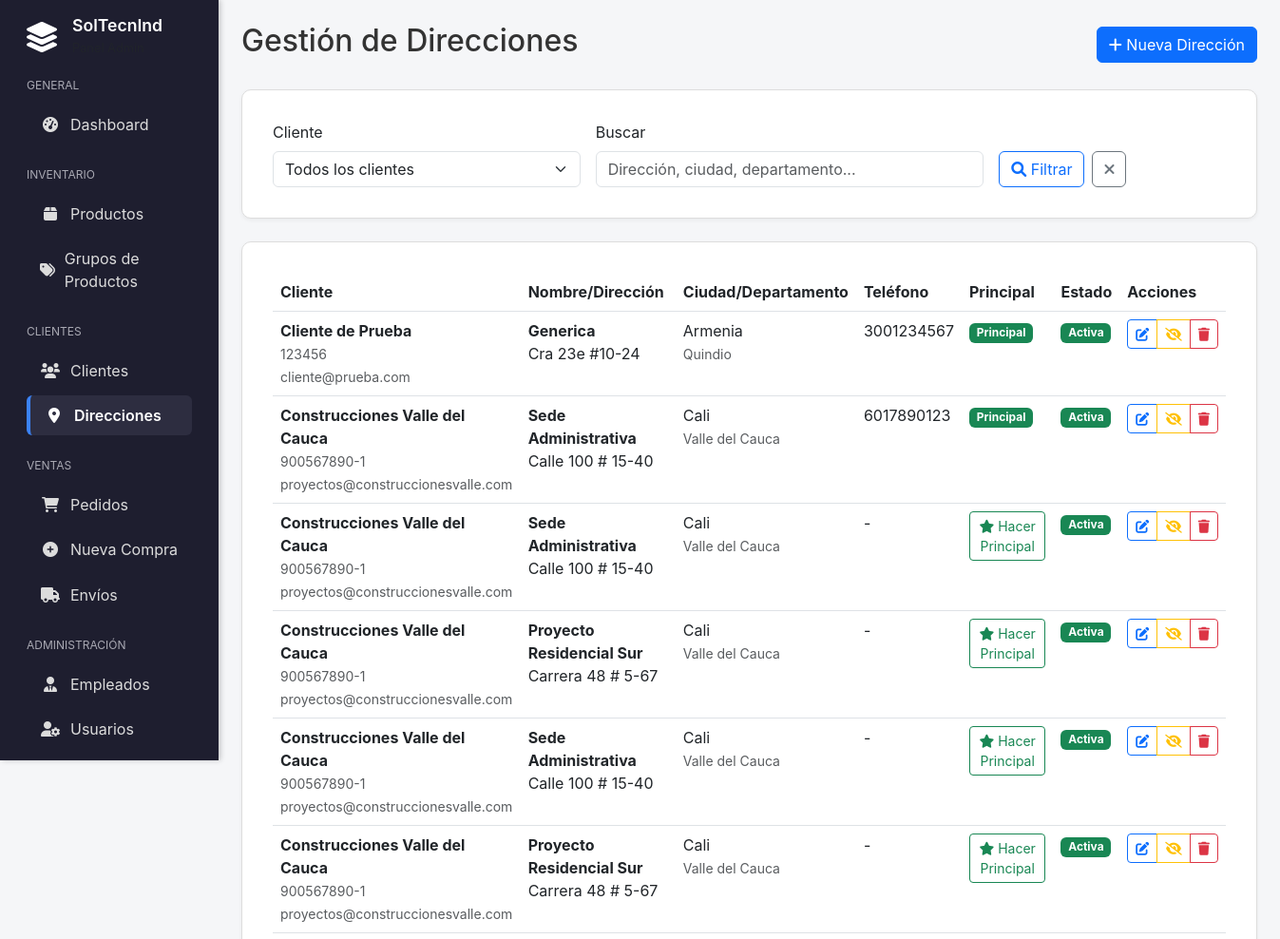
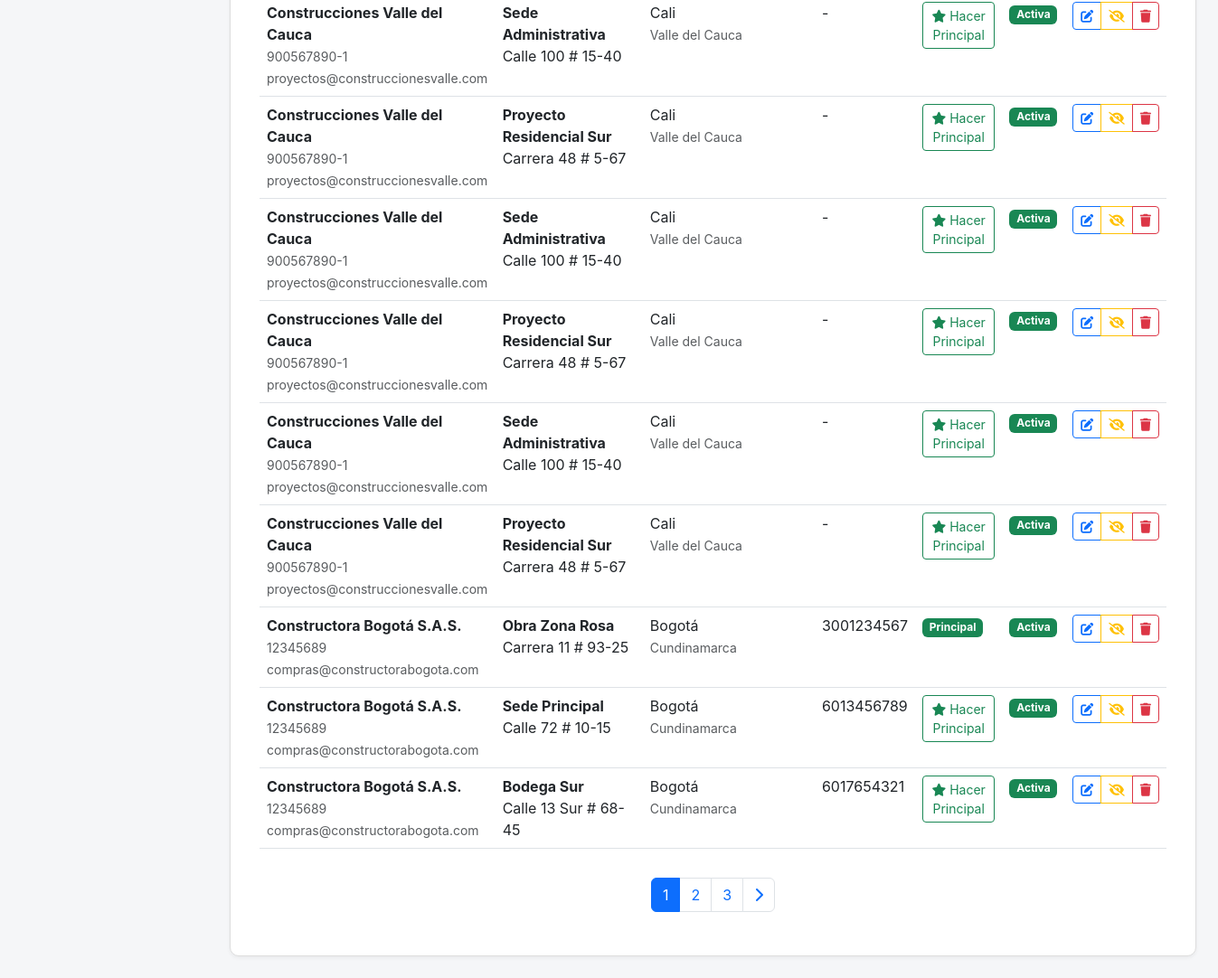
The page /admin/direcciones.php on the database its author committed (2 pictures, top to bottom).
### tables this page shows
CREATE TABLE `direcciones_clientes` (
  `id` int(11) NOT NULL,
  `cliente_id` int(11) NOT NULL,
  `nombre` varchar(100) NOT NULL COMMENT 'Nombre identificador de la dirección',
  `direccion` text NOT NULL,
  `ciudad` varchar(100) NOT NULL,
  `departamento` varchar(100) DEFAULT NULL,
  `codigo_postal` varchar(20) DEFAULT NULL,
  `telefono` varchar(20) DEFAULT NULL,
  `contacto_receptor` varchar(255) DEFAULT NULL COMMENT 'Nombre de la persona que recibe en esta direcci??n',
  `documento_receptor` varchar(50) DEFAULT NULL COMMENT 'Documento de identidad del receptor',
  `zona_entrega` varchar(50) DEFAULT NULL COMMENT 'Norte, Sur, Centro, etc.',
  `tiempo_entrega_estimado` int(11) DEFAULT NULL COMMENT 'Días hábiles estimados',
  `es_principal` tinyint(1) DEFAULT 0,
  `es_facturacion` tinyint(1) DEFAULT 0,
  `es_envio` tinyint(1) DEFAULT 1,
  `activo` tinyint(1) DEFAULT 1,
  `created_at` timestamp NOT NULL DEFAULT current_timestamp(),
  `updated_at` timestamp NOT NULL DEFAULT current_timestamp() ON UPDATE current_timestamp()
);

CREATE TABLE `clientes` (
  `id` int(11) NOT NULL,
  `nombre` varchar(255) NOT NULL,
  `numero_documento` varchar(50) NOT NULL,
  `tipo_documento` enum('CC','NIT','CE','TI') DEFAULT 'CC',
  `email` varchar(255) DEFAULT NULL,
  `telefono` varchar(20) DEFAULT NULL,
  `direccion_principal` text DEFAULT NULL,
  `ciudad` varchar(100) DEFAULT NULL,
  `contacto_principal` varchar(255) DEFAULT NULL,
  `empleado_asignado` int(11) DEFAULT NULL,
  `activo` tinyint(1) DEFAULT 1,
  `created_at` timestamp NOT NULL DEFAULT current_timestamp(),
  `updated_at` timestamp NOT NULL DEFAULT current_timestamp() ON UPDATE current_timestamp()
);

### admin/direcciones.php (the view, shortened to what this page needs)
<?php
require_once '../includes/LayoutManager.php';
$pdo = getConnection();
$search = $_GET['search'] ?? '';
$cliente_filter = $_GET['cliente'] ?? '';
$page = max(1, $_GET['page'] ?? 1);
$limit = 15;
$offset = ($page - 1) * $limit;
$where_conditions = [];
$params = [];
$where_clause = !empty($where_conditions) ? "WHERE " . implode(" AND ", $where_conditions) : "";
$count_sql = "SELECT COUNT(*) as total FROM direcciones_clientes d INNER JOIN clientes c ON d.cliente_id = c.id {$where_clause}";
$count_stmt = $pdo->prepare($count_sql);
$count_stmt->execute($params);
$total_direcciones = $count_stmt->fetch()['total'];
$total_pages = ceil($total_direcciones / $limit);
$sql = "SELECT d.*,
               c.nombre as cliente_nombre,
               c.email as cliente_email,
               c.numero_documento
        FROM direcciones_clientes d
        INNER JOIN clientes c ON d.cliente_id = c.id
        {$where_clause}
        ORDER BY c.nombre ASC, d.es_principal DESC, d.created_at DESC
        LIMIT {$limit} OFFSET {$offset}";
$stmt = $pdo->prepare($sql);
$stmt->execute($params);
$direcciones = $stmt->fetchAll();
?>
<div class="d-flex justify-content-between align-items-center mb-4">
    <h2>Gestión de Direcciones</h2>
    <button class="btn btn-primary" data-bs-toggle="modal" data-bs-target="#modalDireccion">
        <i class="fas fa-plus"></i> Nueva Dirección
    </button>
</div>
<div class="card mb-4">
    <div class="card-body">
        <form method="GET" class="row g-3">
            <div class="col-md-4">
                <label for="cliente" class="form-label">Cliente</label>
                <select class="form-select" id="cliente" name="cliente">
                    <option value="">Todos los clientes</option>
                </select>
            </div>
            <div class="col-md-5">
                <label for="search" class="form-label">Buscar</label>
                <input type="text" class="form-control" id="search" name="search"
                       value="<?php echo htmlspecialchars($search); ?>"
                       placeholder="Dirección, ciudad, departamento...">
            </div>
            <div class="col-md-3 d-flex align-items-end">
                <button type="submit" class="btn btn-outline-primary me-2">
                    <i class="fas fa-search"></i> Filtrar
                </button>
                <a href="direcciones.php" class="btn btn-outline-secondary">
                    <i class="fas fa-times"></i>
                </a>
            </div>
        </form>
    </div>
</div>
<div class="card">
    <div class="card-body">
        <div class="table-responsive">
            <table class="table table-hover">
                <thead>
                    <tr>
                        <th>Cliente</th>
                        <th>Nombre/Dirección</th>
                        <th>Ciudad/Departamento</th>
                        <th>Teléfono</th>
                        <th>Principal</th>
                        <th>Estado</th>
                        <th>Acciones</th>
                    </tr>
                </thead>
                <tbody>
                    <?php if (empty($direcciones)): ?>
                        <tr>
                            <td colspan="6" class="text-center text-muted py-4">
                                No se encontraron direcciones
                            </td>
                        </tr>
                    <?php else: ?>
                        <?php foreach ($direcciones as $direccion): ?>
                        <tr>
                            <td>
                                <strong><?php echo htmlspecialchars($direccion['cliente_nombre']); ?></strong><br>
                                <small class="text-muted">
                                    <?php echo htmlspecialchars($direccion['numero_documento']); ?><br>
                                    <?php echo htmlspecialchars($direccion['cliente_email']); ?>
                                </small>
                            </td>
                            <td>
                                <strong><?php echo htmlspecialchars($direccion['nombre']); ?></strong><br>
                                <?php echo htmlspecialchars($direccion['direccion']); ?>
                            </td>
                            <td>
                                <?php echo htmlspecialchars($direccion['ciudad']); ?><br>
                                <small class="text-muted"><?php echo htmlspecialchars($direccion['departamento']); ?></small>
                            </td>
                            <td><?php echo htmlspecialchars($direccion['telefono'] ?: '-'); ?></td>
                            <td>
                                <?php if ($direccion['es_principal']): ?>
                                    <span class="badge bg-success">Principal</span>
                                <?php else: ?>
                                    <button class="btn btn-outline-success btn-sm" onclick="setPrincipal(<?php echo $direccion['id']; ?>)">
                                        <i class="fas fa-star"></i> Hacer Principal
                                    </button>
                                <?php endif; ?>
                            </td>
                            <td>
                                <span class="badge bg-<?php echo $direccion['activo'] ? 'success' : 'secondary'; ?>">
                                    <?php echo $direccion['activo'] ? 'Activa' : 'Inactiva'; ?>
                                </span>
                            </td>
                            <td>
                                <div class="btn-group btn-group-sm">
                                    <button class="btn btn-outline-primary" onclick="editarDireccion(<?php echo htmlspecialchars(json_encode($direccion)); ?>)">
                                        <i class="fas fa-edit"></i>
                                    </button>
                                    <button class="btn btn-outline-<?php echo $direccion['activo'] ? 'warning' : 'success'; ?>"
                                            onclick="toggleStatus(<?php echo $direccion['id']; ?>)"
                                            title="<?php echo $direccion['activo'] ? 'Desactivar' : 'Activar'; ?>">
                                        <i class="fas fa-<?php echo $direccion['activo'] ? 'eye-slash' : 'eye'; ?>"></i>
                                    </button>
                                    <button class="btn btn-outline-danger" onclick="eliminarDireccion(<?php echo $direccion['id']; ?>)">
                                        <i class="fas fa-trash"></i>
                                    </button>
                                </div>
                            </td>
                        </tr>
                        <?php endforeach; ?>
                    <?php endif; ?>
                </tbody>
            </table>
        </div>
        <?php if ($total_pages > 1): ?>
            <nav aria-label="Paginación de direcciones" class="mt-3">
                <ul class="pagination justify-content-center">
                    <?php for ($i = max(1, $page-2); $i <= min($total_pages, $page+2); $i++): ?>
                        <li class="page-item <?php echo $i == $page ? 'active' : ''; ?>">
                            <a class="page-link" href="?page=<?php echo $i; ?>&search=<?php echo urlencode($search); ?>&cliente=<?php echo urlencode($cliente_filter); ?>">
                                <?php echo $i; ?>
                            </a>
                        </li>
                    <?php endfor; ?>
                    <?php if ($page < $total_pages): ?>
                        <li class="page-item">
                            <a class="page-link" href="?page=<?php echo $page+1; ?>&search=<?php echo urlencode($search); ?>&cliente=<?php echo urlencode($cliente_filter); ?>">
                                <i class="fas fa-chevron-right"></i>
                            </a>
                        </li>
                    <?php endif; ?>
                </ul>
            </nav>
        <?php endif; ?>
    </div>
</div>

### rows shown on the page
direcciones_clientes: cliente.nombre "Cliente de Prueba", cliente.numero_documento "123456", cliente.email "cliente@prueba.com", nombre "Generica", direccion "Cra 23e #10-24", ciudad "Armenia", departamento "Quindio", telefono "3001234567", es_principal "Principal", activo "Activa"
direcciones_clientes: cliente.nombre "Construcciones Valle del Cauca", cliente.numero_documento "900567890-1", cliente.email "proyectos@construccionesvalle.com", nombre "Sede Administrativa", direccion "Calle 100 # 15-40", ciudad "Cali", departamento "Valle del Cauca", telefono "6017890123", es_principal "Principal", activo "Activa"
direcciones_clientes: cliente.nombre "Construcciones Valle del Cauca", cliente.numero_documento "900567890-1", cliente.email "proyectos@construccionesvalle.com", nombre "Sede Administrativa", direccion "Calle 100 # 15-40", ciudad "Cali", departamento "Valle del Cauca", telefono "-", activo "Activa"
direcciones_clientes: cliente.nombre "Construcciones Valle del Cauca", cliente.numero_documento "900567890-1", cliente.email "proyectos@construccionesvalle.com", nombre "Proyecto Residencial Sur", direccion "Carrera 48 # 5-67", ciudad "Cali", departamento "Valle del Cauca", telefono "-", activo "Activa"
direcciones_clientes: cliente.nombre "Construcciones Valle del Cauca", cliente.numero_documento "900567890-1", cliente.email "proyectos@construccionesvalle.com", nombre "Sede Administrativa", direccion "Calle 100 # 15-40", ciudad "Cali", departamento "Valle del Cauca", telefono "-", activo "Activa"
direcciones_clientes: cliente.nombre "Construcciones Valle del Cauca", cliente.numero_documento "900567890-1", cliente.email "proyectos@construccionesvalle.com", nombre "Proyecto Residencial Sur", direccion "Carrera 48 # 5-67", ciudad "Cali", departamento "Valle del Cauca", telefono "-", activo "Activa"
direcciones_clientes: cliente.nombre "Construcciones Valle del Cauca", cliente.numero_documento "900567890-1", cliente.email "proyectos@construccionesvalle.com", nombre "Sede Administrativa", direccion "Calle 100 # 15-40", ciudad "Cali", departamento "Valle del Cauca", telefono "-", activo "Activa"
direcciones_clientes: cliente.nombre "Construcciones Valle del Cauca", cliente.numero_documento "900567890-1", cliente.email "proyectos@construccionesvalle.com", nombre "Proyecto Residencial Sur", direccion "Carrera 48 # 5-67", ciudad "Cali", departamento "Valle del Cauca", telefono "-", activo "Activa"
direcciones_clientes: cliente.nombre "Construcciones Valle del Cauca", cliente.numero_documento "900567890-1", cliente.email "proyectos@construccionesvalle.com", nombre "Sede Administrativa", direccion "Calle 100 # 15-40", ciudad "Cali", departamento "Valle del Cauca", telefono "-", activo "Activa"
direcciones_clientes: cliente.nombre "Construcciones Valle del Cauca", cliente.numero_documento "900567890-1", cliente.email "proyectos@construccionesvalle.com", nombre "Proyecto Residencial Sur", direccion "Carrera 48 # 5-67", ciudad "Cali", departamento "Valle del Cauca", telefono "-", activo "Activa"
direcciones_clientes: cliente.nombre "Construcciones Valle del Cauca", cliente.numero_documento "900567890-1", cliente.email "proyectos@construccionesvalle.com", nombre "Sede Administrativa", direccion "Calle 100 # 15-40", ciudad "Cali", departamento "Valle del Cauca", telefono "-", activo "Activa"
direcciones_clientes: cliente.nombre "Construcciones Valle del Cauca", cliente.numero_documento "900567890-1", cliente.email "proyectos@construccionesvalle.com", nombre "Proyecto Residencial Sur", direccion "Carrera 48 # 5-67", ciudad "Cali", departamento "Valle del Cauca", telefono "-", activo "Activa"
direcciones_clientes: cliente.nombre "Constructora Bogotá S.A.S.", cliente.numero_documento "12345689", cliente.email "compras@constructorabogota.com", nombre "Obra Zona Rosa", direccion "Carrera 11 # 93-25", ciudad "Bogotá", departamento "Cundinamarca", telefono "3001234567", es_principal "Principal", activo "Activa"
direcciones_clientes: cliente.nombre "Constructora Bogotá S.A.S.", cliente.numero_documento "12345689", cliente.email "compras@constructorabogota.com", nombre "Sede Principal", direccion "Calle 72 # 10-15", ciudad "Bogotá", departamento "Cundinamarca", telefono "6013456789", activo "Activa"
direcciones_clientes: cliente.nombre "Constructora Bogotá S.A.S.", cliente.numero_documento "12345689", cliente.email "compras@constructorabogota.com", nombre "Bodega Sur", direccion "Calle 13 Sur # 68-45", ciudad "Bogotá", departamento "Cundinamarca", telefono "6017654321", activo "Activa"

### other values the page prints
$config['title'] "SolTecnInd"
$cat "GENERAL"
$item['text'] "Dashboard"
$cat "INVENTARIO"
$item['text'] "Productos"
$item['text'] "Grupos de Productos"
$cat "CLIENTES"
$item['text'] "Clientes"
$item['text'] "Direcciones"
$cat "VENTAS"
$item['text'] "Pedidos"
$item['text'] "Nueva Compra"
$item['text'] "Envíos"
$cat "ADMINISTRACIÓN"
$item['text'] "Empleados"
